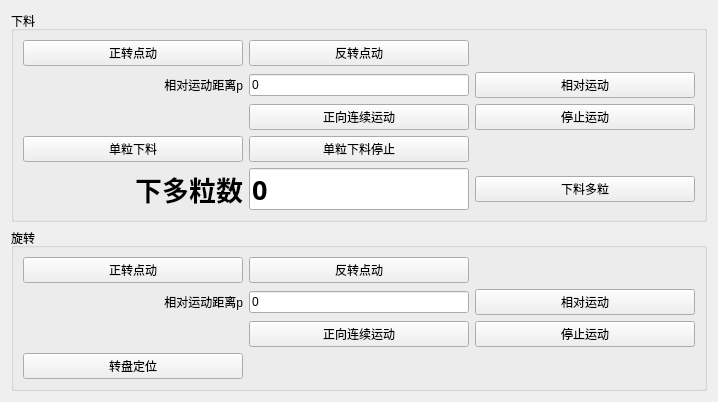
       <widget class="QWidget" name="tab_4">
        <attribute name="title">
         <string/>
        </attribute>
        <layout class="QGridLayout" name="gridLayout_7">
         <item row="0" column="0">
          <widget class="QGroupBox" name="groupBox_2">
           <property name="title">
            <string>下料</string>
           </property>
           <layout class="QGridLayout" name="gridLayout_8">
            <item row="0" column="0">
             <widget class="QPushButton" name="pB_cmdAxisFeedJogPos">
              <property name="minimumSize">
               <size>
                <width>220</width>
                <height>0</height>
               </size>
              </property>
              <property name="maximumSize">
               <size>
                <width>220</width>
                <height>16777215</height>
               </size>
              </property>
              <property name="text">
               <string>正转点动</string>
              </property>
             </widget>
            </item>
            <item row="0" column="1">
             <widget class="QPushButton" name="pB_cmdAxisFeedJogNeg">
              <property name="minimumSize">
               <size>
                <width>220</width>
                <height>0</height>
               </size>
              </property>
              <property name="maximumSize">
               <size>
                <width>220</width>
                <height>16777215</height>
               </size>
              </property>
              <property name="text">
               <string>反转点动</string>
              </property>
             </widget>
            </item>
            <item row="1" column="0">
             <widget class="QLabel" name="label_22">
              <property name="minimumSize">
               <size>
                <width>220</width>
                <height>0</height>
               </size>
              </property>
              <property name="maximumSize">
               <size>
                <width>220</width>
                <height>16777215</height>
               </size>
              </property>
              <property name="text">
               <string>相对运动距离p</string>
              </property>
              <property name="alignment">
               <set>Qt::AlignRight|Qt::AlignTrailing|Qt::AlignVCenter</set>
              </property>
             </widget>
            </item>
            <item row="1" column="1">
             <widget class="QLineEdit" name="lE_AxisFeedRelMovDistance">
              <property name="enabled">
               <bool>true</bool>
              </property>
              <property name="minimumSize">
               <size>
                <width>220</width>
                <height>0</height>
               </size>
              </property>
              <property name="maximumSize">
               <size>
                <width>220</width>
                <height>16777215</height>
               </size>
              </property>
              <property name="text">
               <string>0</string>
              </property>
             </widget>
            </item>
            <item row="1" column="2">
             <widget class="QPushButton" name="pB_cmdAxisFeedRelMov">
              <property name="minimumSize">
               <size>
                <width>220</width>
                <height>0</height>
               </size>
              </property>
              <property name="maximumSize">
               <size>
                <width>220</width>
                <height>16777215</height>
               </size>
              </property>
              <property name="text">
               <string>相对运动</string>
              </property>
             </widget>
            </item>
            <item row="2" column="1">
             <widget class="QPushButton" name="pB_cmdAxisFeedPosMov">
              <property name="minimumSize">
               <size>
                <width>220</width>
                <height>0</height>
               </size>
              </property>
              <property name="maximumSize">
               <size>
                <width>220</width>
                <height>16777215</height>
               </size>
              </property>
              <property name="text">
               <string>正向连续运动</string>
              </property>
             </widget>
            </item>
            <item row="2" column="2">
             <widget class="QPushButton" name="pB_cmdAxisFeedStopMov">
              <property name="minimumSize">
               <size>
                <width>220</width>
                <height>0</height>
               </size>
              </property>
              <property name="maximumSize">
               <size>
                <width>220</width>
                <height>16777215</height>
               </size>
              </property>
              <property name="text">
               <string>停止运动</string>
              </property>
             </widget>
            </item>
            <item row="3" column="0">
             <widget class="QPushButton" name="pB_cmdFeedSingle">
              <property name="minimumSize">
               <size>
                <width>220</width>
                <height>0</height>
               </size>
              </property>
              <property name="maximumSize">
               <size>
                <width>220</width>
                <height>16777215</height>
               </size>
              </property>
              <property name="text">
               <string>单粒下料</string>
              </property>
             </widget>
            </item>
            <item row="3" column="1">
             <widget class="QPushButton" name="pB_cmdFeedSingleStop">
              <property name="minimumSize">
               <size>
                <width>220</width>
                <height>0</height>
               </size>
              </property>
              <property name="maximumSize">
               <size>
                <width>220</width>
                <height>16777215</height>
               </size>
              </property>
              <property name="text">
               <string>单粒下料停止</string>
              </property>
             </widget>
            </item>
            <item row="4" column="0">
             <widget class="QLabel" name="label_62">
              <property name="minimumSize">
               <size>
                <width>150</width>
                <height>0</height>
               </size>
              </property>
              <property name="maximumSize">
               <size>
                <width>220</width>
                <height>232323</height>
               </size>
              </property>
              <property name="font">
               <font>
                <family>宋体</family>
                <pointsize>20</pointsize>
                <weight>75</weight>
                <italic>false</italic>
                <bold>true</bold>
               </font>
              </property>
              <property name="text">
               <string>下多粒数</string>
              </property>
              <property name="alignment">
               <set>Qt::AlignRight|Qt::AlignTrailing|Qt::AlignVCenter</set>
              </property>
             </widget>
            </item>
            <item row="4" column="1">
             <widget class="QLineEdit" name="lE_MultiCount">
              <property name="sizePolicy">
               <sizepolicy hsizetype="Expanding" vsizetype="Fixed">
                <horstretch>0</horstretch>
                <verstretch>0</verstretch>
               </sizepolicy>
              </property>
              <property name="minimumSize">
               <size>
                <width>150</width>
                <height>42</height>
               </size>
              </property>
              <property name="maximumSize">
               <size>
                <width>220</width>
                <height>42</height>
               </size>
              </property>
              <property name="font">
               <font>
                <family>宋体</family>
                <pointsize>20</pointsize>
                <weight>75</weight>
                <italic>false</italic>
                <bold>true</bold>
               </font>
              </property>
              <property name="text">
               <string>0</string>
              </property>
             </widget>
            </item>
            <item row="4" column="2">
             <widget class="QPushButton" name="pB_cmdFeedFive">
              <property name="minimumSize">
               <size>
                <width>150</width>
                <height>0</height>
               </size>
              </property>
              <property name="maximumSize">
               <size>
                <width>220</width>
                <height>16777215</height>
               </size>
              </property>
              <property name="text">
               <string>下料多粒</string>
              </property>
             </widget>
            </item>
           </layout>
          </widget>
         </item>
         <item row="1" column="0">
          <widget class="QGroupBox" name="groupBox_3">
           <property name="title">
            <string>旋转</string>
           </property>
           <layout class="QGridLayout" name="gridLayout_15">
            <item row="0" column="0">
             <widget class="QPushButton" name="pB_cmdAxisSwingJogPos">
              <property name="minimumSize">
               <size>
                <width>220</width>
                <height>0</height>
               </size>
              </property>
              <property name="maximumSize">
               <size>
                <width>220</width>
                <height>16777215</height>
               </size>
              </property>
              <property name="text">
               <string>正转点动</string>
              </property>
             </widget>
            </item>
            <item row="0" column="1">
             <widget class="QPushButton" name="pB_cmdAxisSwingJogNeg">
              <property name="minimumSize">
               <size>
                <width>220</width>
                <height>0</height>
               </size>
              </property>
              <property name="maximumSize">
               <size>
                <width>220</width>
                <height>16777215</height>
               </size>
              </property>
              <property name="text">
               <string>反转点动</string>
              </property>
             </widget>
            </item>
            <item row="1" column="0">
             <widget class="QLabel" name="label_28">
              <property name="minimumSize">
               <size>
                <width>220</width>
                <height>0</height>
               </size>
              </property>
              <property name="maximumSize">
               <size>
                <width>220</width>
                <height>16777215</height>
               </size>
              </property>
              <property name="text">
               <string>相对运动距离p</string>
              </property>
              <property name="alignment">
               <set>Qt::AlignRight|Qt::AlignTrailing|Qt::AlignVCenter</set>
              </property>
             </widget>
            </item>
            <item row="1" column="1">
             <widget class="QLineEdit" name="lE_AxisSwingRelMovDistance">
              <property name="enabled">
               <bool>true</bool>
              </property>
              <property name="minimumSize">
               <size>
                <width>220</width>
                <height>0</height>
               </size>
              </property>
              <property name="maximumSize">
               <size>
                <width>220</width>
                <height>16777215</height>
               </size>
              </property>
              <property name="text">
               <string>0</string>
              </property>
             </widget>
            </item>
            <item row="1" column="2">
             <widget class="QPushButton" name="pB_cmdAxisSwingRelMov">
              <property name="minimumSize">
               <size>
                <width>220</width>
                <height>0</height>
               </size>
              </property>
              <property name="maximumSize">
               <size>
                <width>220</width>
                <height>16777215</height>
               </size>
              </property>
              <property name="text">
               <string>相对运动</string>
              </property>
             </widget>
            </item>
            <item row="2" column="1">
             <widget class="QPushButton" name="pB_cmdAxisSwingPosMov">
              <property name="minimumSize">
               <size>
                <width>220</width>
                <height>0</height>
               </size>
              </property>
              <property name="maximumSize">
               <size>
                <width>220</width>
                <height>16777215</height>
               </size>
              </property>
              <property name="text">
               <string>正向连续运动</string>
              </property>
             </widget>
            </item>
            <item row="2" column="2">
             <widget class="QPushButton" name="pB_cmdAxisSwingStopMov">
              <property name="minimumSize">
               <size>
                <width>220</width>
                <height>0</height>
               </size>
              </property>
              <property name="maximumSize">
               <size>
                <width>220</width>
                <height>16777215</height>
               </size>
              </property>
              <property name="text">
               <string>停止运动</string>
              </property>
             </widget>
            </item>
            <item row="3" column="0">
             <widget class="QPushButton" name="pB_cmdSwing">
              <property name="minimumSize">
               <size>
                <width>220</width>
                <height>0</height>
               </size>
              </property>
              <property name="maximumSize">
               <size>
                <width>220</width>
                <height>16777215</height>
               </size>
              </property>
              <property name="text">
               <string>转盘定位</string>
              </property>
             </widget>
            </item>
           </layout>
          </widget>
         </item>
        </layout>
       </widget>
